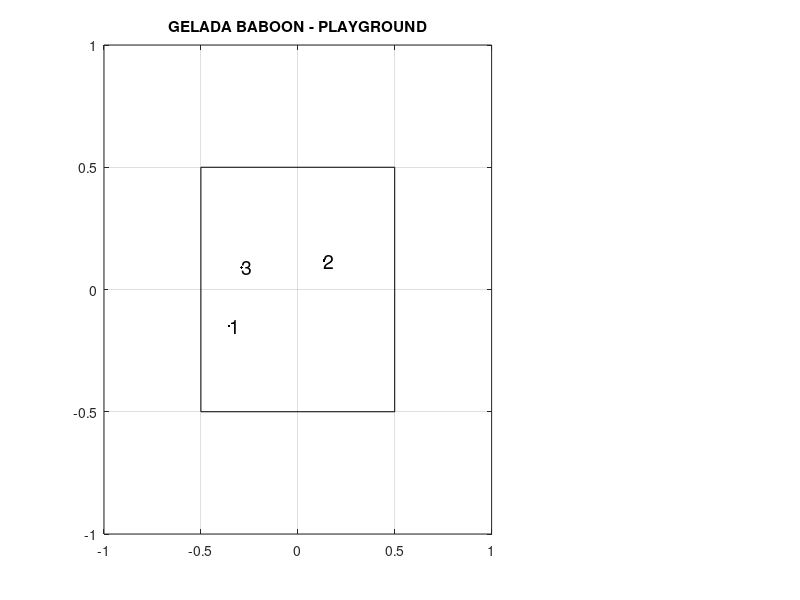

Source code (MATLAB): (Note: this script raises an error after producing the figure.)
field_size = 2;                         % size of the world
spawning_size = 1; 
num_gelas = 3;  
gela_nr = (1:num_gelas)'; 
i = 1;
nearest_gela = 2;
interact_dist=0.05;

dt = 0.5;

xpos = spawning_size*rand(num_gelas,1)-(spawning_size/2);   % x-positions at the beginning
ypos = spawning_size*rand(num_gelas,1)-(spawning_size/2);

%Plot whole Playground
subplot(1,3,1:2);
plot(xpos(:),ypos(:),'.','Color','k');
title('GELADA BABOON - PLAYGROUND');
grid on;
rectangle('Position',[-spawning_size/2,-spawning_size/2,spawning_size,spawning_size]);
%text(-0.6,-0.1,int2str(n));
axis([-(field_size/2) (field_size/2) -(field_size/2) (field_size/2)]);                  % set field size
text(xpos(:),ypos(:),int2str(gela_nr),'FontSize',14);
%hold off;
pause(1);
plotall(xpos,ypos,spawning_size,field_size,gela_nr,i,nearest_gela,1,dt);

xpos(i) = xpos(i)+x_move_to_individual(xpos(i),ypos(i),xpos(nearest_gela),ypos(nearest_gela),interact_dist);
ypos(i) = ypos(i)+y_move_to_individual(xpos(i),ypos(i),xpos(nearest_gela),ypos(nearest_gela),interact_dist);

plotall(xpos,ypos,spawning_size,field_size,gela_nr,i,nearest_gela,1,dt);

pause(1);

plotall(xpos,ypos,spawning_size,field_size,gela_nr,i,nearest_gela,1,dt);
